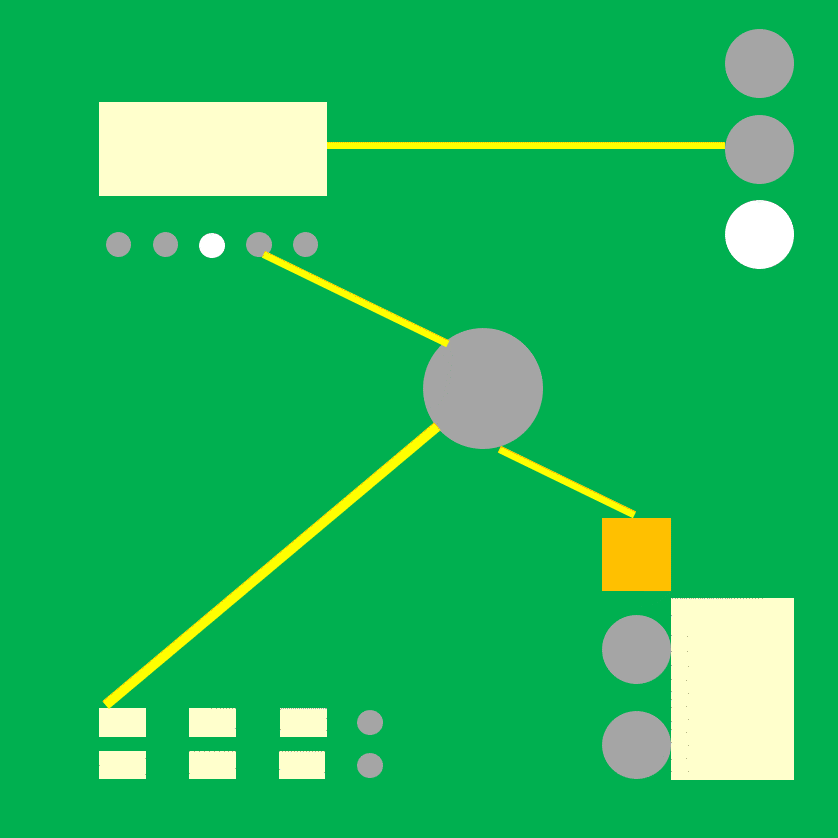
#> input picture PCB/images/pcb_a.png, 838 x 838 px
$ python trial_one.py   (older library calls are emulated)
#> lines starting #> are read from the running program, lines starting #| are printed output that depends on the picture
import imutils
import cv2

from skimage.measure import compare_ssim

imageA_path = './images/pcb_a.png'
imageB_path = './images/pcb_b.png'

# Load the two input images.
imageA = cv2.imread(imageA_path)
#> imageA is the input picture: shape (838, 838, 3); mean B, G, R 92, 183, 32.6
imageB = cv2.imread(imageB_path)
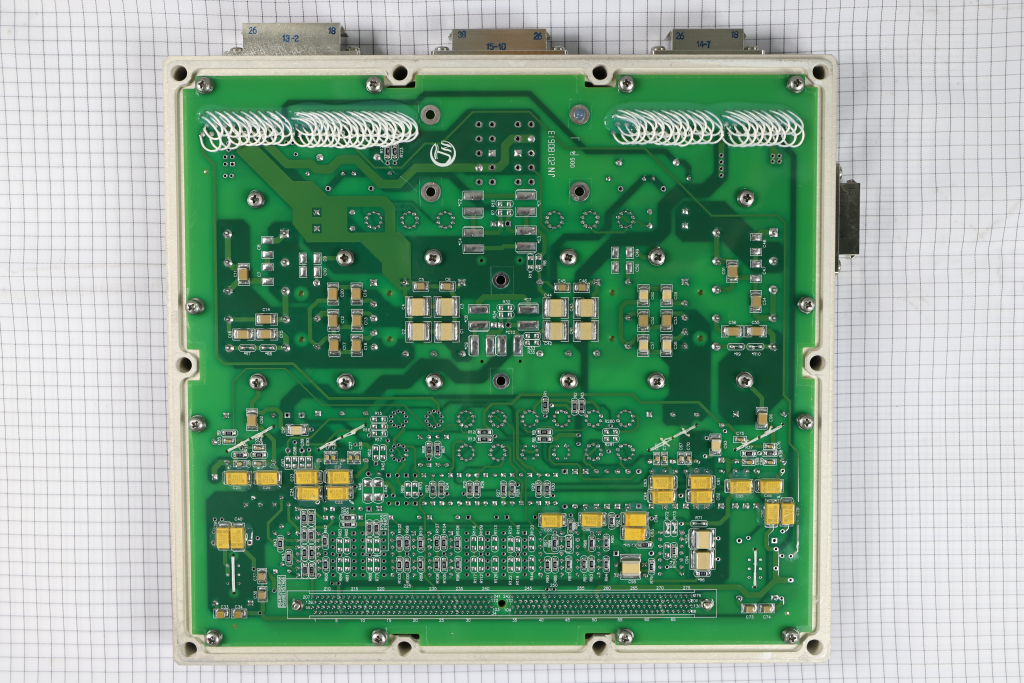
#> input picture PCB/images/pcb_b.png, 2048 x 1365 px (shown at 1/2 size)
#> imageB is the input picture: shape (1365, 2048, 3); mean B, G, R 143.1, 163.9, 133.7

# Resize images to 400*400
imageA = imutils.resize(imageA, width=400)
#> imageA: shape (400, 400, 3)
imageB = imutils.resize(imageB, width=400)
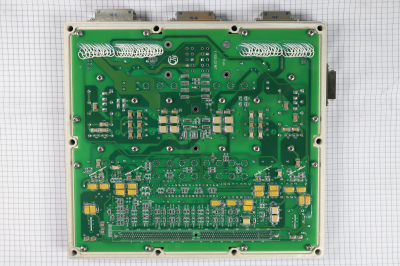
#> imageB: shape (266, 400, 3); mean B, G, R 143.1, 163.9, 133.7

# Convert the images to grayscale.
grayA = cv2.cvtColor(imageA, cv2.COLOR_BGR2GRAY)
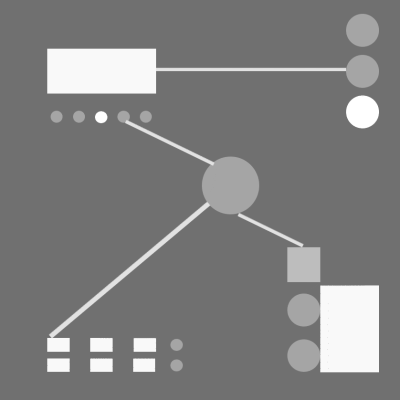
#> grayA: shape (400, 400); min 112, max 255, mean 127.3
grayB = cv2.cvtColor(imageB, cv2.COLOR_BGR2GRAY)
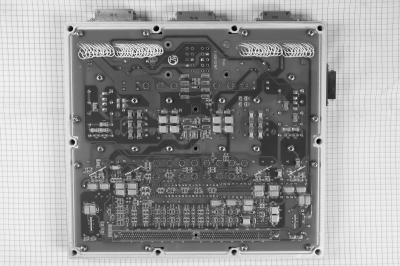
#> grayB: shape (266, 400); min 5, max 250, mean 152.5

# Compute the Structural Similarity Index (SSIM) between two images.
#> (the run stopped early here; a loop or call above may not have finished)
